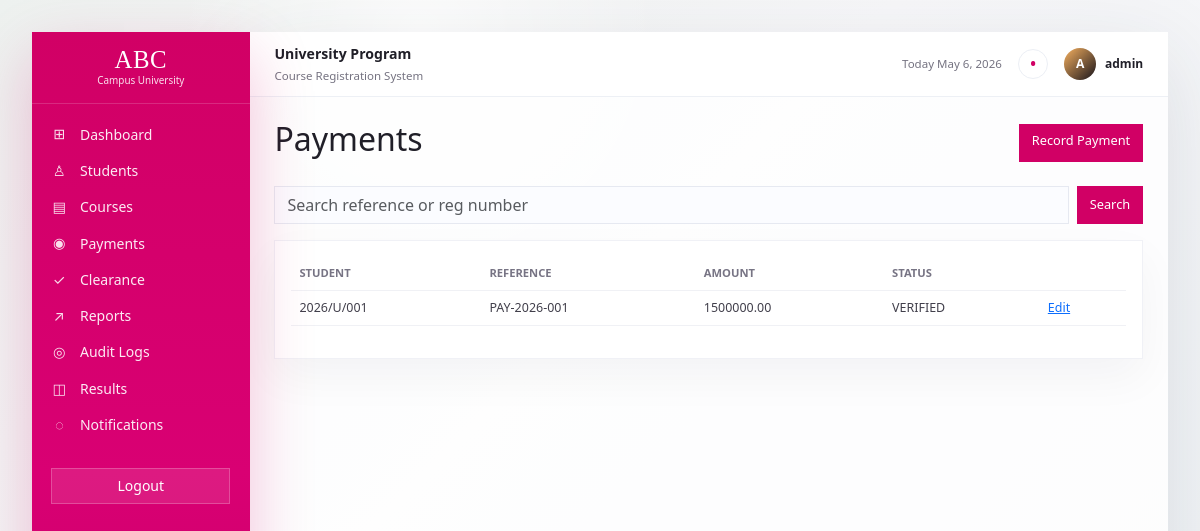
The page /payments/ (signed in) on the database its author committed.
### apps/accounts/models.py (models this page shows, shortened)
class User(AbstractUser):
    class Roles(models.TextChoices):
        ADMIN = "ADMIN", "Admin"
        STAFF = "STAFF", "Staff"
        STUDENT = "STUDENT", "Student"
    role = models.CharField(max_length=20, choices=Roles.choices, default=Roles.STUDENT)
    @property
    def is_staff_role(self):
        return self.role in {self.Roles.ADMIN, self.Roles.STAFF} or self.is_superuser

### apps/payments/models.py (models this page shows, shortened)
class Payment(models.Model):
    class Status(models.TextChoices):
        PENDING = "PENDING", "Pending"
        VERIFIED = "VERIFIED", "Verified"
        REJECTED = "REJECTED", "Rejected"
    student = models.ForeignKey("students.Student", on_delete=models.CASCADE, related_name="payments")
    amount = models.DecimalField(max_digits=12, decimal_places=2)
    reference = models.CharField(max_length=80, unique=True)
    status = models.CharField(max_length=20, choices=Status.choices, default=Status.PENDING)
    verified_by = models.ForeignKey(
        settings.AUTH_USER_MODEL, on_delete=models.SET_NULL, null=True, blank=True, related_name="verified_payments"
    )
    paid_at = models.DateTimeField(default=timezone.now)
    verified_at = models.DateTimeField(null=True, blank=True)
    class Meta:
        ordering = ["-paid_at"]

### apps/students/models.py (models this page shows, shortened)
class Student(models.Model):
    user = models.OneToOneField(settings.AUTH_USER_MODEL, on_delete=models.CASCADE, related_name="student_profile")
    full_name = models.CharField(max_length=150)
    reg_number = models.CharField(max_length=40, unique=True)
    programme = models.CharField(max_length=120)
    year_of_study = models.PositiveSmallIntegerField(default=1)
    is_approved = models.BooleanField(default=True)
    created_at = models.DateTimeField(auto_now_add=True)
    updated_at = models.DateTimeField(auto_now=True)
    class Meta:
        ordering = ["full_name"]

### apps/payments/views.py (the view)
# urls.py: path("", views.payment_list, name="payment_list"),
@staff_required
def payment_list(request):
    query = request.GET.get("q", "")
    payments = Payment.objects.select_related("student", "verified_by")
    if query:
        payments = payments.filter(reference__icontains=query) | payments.filter(student__reg_number__icontains=query)
    page = Paginator(payments.distinct(), 10).get_page(request.GET.get("page"))
    return render(request, "payments/payment_list.html", {"page": page, "query": query})

### templates/payments/payment_list.html (shortened to what this page needs)
{% extends "base.html" %}
{% block content %}
<div class="page-header"><h2>Payments</h2><a class="btn btn-primary" href="{% url 'payment_create' %}">Record Payment</a></div>
<form class="searchbar"><input class="form-control" name="q" value="{{ query }}" placeholder="Search reference or reg number"><button class="btn btn-dark">Search</button></form>
<div class="panel"><table class="table table-hover"><thead><tr><th>Student</th><th>Reference</th><th>Amount</th><th>Status</th><th></th></tr></thead><tbody>{% for payment in page %}<tr><td>{{ payment.student.reg_number }}</td><td>{{ payment.reference }}</td><td>{{ payment.amount }}</td><td>{{ payment.status }}</td><td><a href="{% url 'payment_update' payment.pk %}">Edit</a></td></tr>{% empty %}<tr><td colspan="5">No payments found.</td></tr>{% endfor %}</tbody></table></div>
{% endblock %}

### templates/base.html (shortened to what this page needs)
{% load static %}
<!doctype html>
<html lang="en">
<head>
  <link href="https://cdn.jsdelivr.net/npm/bootstrap@5.3.3/dist/css/bootstrap.min.css" rel="stylesheet">
  <link rel="stylesheet" href="{% static 'css/style.css' %}">
</head>
<body class="{% block body_class %}{% endblock %}">
  <div class="app-shell">
    {% if user.is_authenticated %}
      <aside class="sidebar">
        <div class="sidebar-brand">
          <strong>ABC</strong>
          <span>Campus University</span>
        </div>
        <nav class="sidebar-nav">
        <a href="{% url 'dashboard' %}"><span>⊞</span>Dashboard</a>
        {% if user.is_staff_role or user.is_superuser %}
          <a href="{% url 'student_list' %}"><span>♙</span>Students</a>
          <a href="{% url 'course_list' %}"><span>▤</span>Courses</a>
          <a href="{% url 'payment_list' %}"><span>◉</span>Payments</a>
          <a href="{% url 'clearance_list' %}"><span>✓</span>Clearance</a>
          <a href="{% url 'reports_dashboard' %}"><span>↗</span>Reports</a>
          <a href="{% url 'audit_logs' %}"><span>◎</span>Audit Logs</a>
        {% else %}
          <a href="{% url 'student_portal' %}"><span>♙</span>Student Portal</a>
          <a href="{% url 'register_course' %}"><span>▤</span>Register Courses</a>
          <a href="{% url 'registration_slip' %}"><span>▣</span>Download Slip</a>
        {% endif %}
        <a href="{% url 'result_list' %}"><span>◫</span>Results</a>
        <a href="{% url 'notification_list' %}"><span>◌</span>Notifications</a>
        </nav>
        <form method="post" action="{% url 'logout' %}">
          <button class="sidebar-logout">Logout</button>
        </form>
      </aside>
    {% endif %}
    <main class="content">
      {% if user.is_authenticated %}
        <header class="topbar">
          <div>
            <strong>{% block workspace_title %}University Program{% endblock %}</strong>
            <span>{% block workspace_subtitle %}Course Registration System{% endblock %}</span>
          </div>
          <div class="topbar-actions">
            <span>Today {% now "F j, Y" %}</span>
            <a href="{% url 'notification_list' %}" class="notification-dot">•</a>
            <div class="user-chip">
              <span>{{ user.username|slice:":1"|upper }}</span>
              <strong>{{ user.get_full_name|default:user.username }}</strong>
            </div>
          </div>
        </header>
      {% endif %}
      {% block content %}{% endblock %}
    </main>
  </div>
</body>
</html>

### static/css/style.css (style rules this page uses)
body { background: radial-gradient(circle at 35% 4%, rgba(255, 255, 255, .85), transparent 15rem), linear-gradient(135deg, #edf1ef 0%, #f7f7f9 45%, #eef2f5 100%); color: #201f28; font-size: 14px; }
.app-shell { display: flex; min-height: 100vh; padding: 2rem; }
.sidebar { background: linear-gradient(180deg, #d10065 0%, #d90073 60%, #c70068 100%); color: #fff; flex: 0 0 13.6rem; padding: 0; position: sticky; top: 2rem; height: calc(100vh - 4rem); border-radius: 0; box-shadow: 0 24px 60px rgba(209, 0, 101, .24); overflow-y: auto; }
.sidebar-brand { border-bottom: 1px solid rgba(255, 255, 255, .16); padding: 1rem 1.25rem .95rem; text-align: center; }
.sidebar-brand strong { display: block; font-family: Georgia, serif; font-size: 1.55rem; font-weight: 400; letter-spacing: .02em; line-height: 1; }
.sidebar-brand span { display: block; font-size: .62rem; opacity: .88; }
.sidebar-nav { padding: .75rem 0; }
.sidebar a { align-items: center; color: rgba(255, 255, 255, .92); display: flex; gap: .8rem; min-height: 2.15rem; padding: .46rem 1.2rem; text-decoration: none; transition: background .15s ease, color .15s ease; }
.sidebar a span { align-items: center; display: inline-flex; font-size: .9rem; justify-content: center; opacity: .95; width: 1rem; }
.sidebar-logout { background: rgba(255,255,255,.1); border: 1px solid rgba(255,255,255,.22); color: #fff; margin: .8rem 1.2rem 1.2rem; min-height: 2.25rem; width: calc(100% - 2.4rem); }
.content { flex: 1; background: rgba(255, 255, 255, .84); box-shadow: 0 24px 80px rgba(42, 50, 64, .12); min-height: calc(100vh - 4rem); overflow: hidden; padding: 0; }
.page-header { align-items: center; display: flex; justify-content: space-between; gap: 1rem; margin-bottom: 1.2rem; }
.topbar { align-items: center; background: rgba(255,255,255,.92); border-bottom: 1px solid #edf0f5; display: flex; justify-content: space-between; min-height: 4.05rem; padding: 0 1.55rem; }
.topbar strong { display: block; font-size: .88rem; }
.topbar span { color: #757381; font-size: .72rem; }
.topbar-actions { align-items: center; display: flex; gap: 1rem; }
.notification-dot { align-items: center; background: #fff; border: 1px solid #eceff5; border-radius: 50%; color: #d10065; display: inline-flex; font-size: 1.2rem; height: 1.9rem; justify-content: center; line-height: 1; text-decoration: none; width: 1.9rem; }
.user-chip { align-items: center; display: flex; gap: .55rem; }
.user-chip span { align-items: center; background: linear-gradient(135deg, #f6b05f, #17141b); border-radius: 50%; color: #fff; display: inline-flex; font-size: .76rem; font-weight: 700; height: 2rem; justify-content: center; width: 2rem; }
.user-chip strong { font-size: .75rem; }
.content > .page-header, .content > .row, .content > .panel, .content > .stat-card, .content > form, .content > .student-hero, .content > .analytics-grid, .content > .section-title, .content > .meter-grid, .content > .activity-grid, .content > nav { margin-left: 1.55rem; margin-right: 1.55rem; }
.content > .page-header:first-of-type { margin-top: 1.45rem; }
.panel, .stat-card, .form-card { background: #fff; border: 1px solid #f0f1f6; border-radius: 0; padding: 1rem; box-shadow: 0 18px 45px rgba(34, 34, 52, .045); }
.app-table td, .table td, .table th { border-color: #f0f1f5; color: #413f4b; font-size: .78rem; vertical-align: middle; }
.table thead th { color: #777484; font-size: .7rem; font-weight: 800; text-transform: uppercase; }
.searchbar { display: flex; gap: .5rem; margin-bottom: 1rem; }
.searchbar .form-control, .form-grid input, .form-grid select, .form-grid textarea, .form-card input { background: #fbfcff; border: 1px solid #e6e9f1; border-radius: 0; box-shadow: none; min-height: 2.4rem; }
.btn { border-radius: 0; font-size: .8rem; min-height: 2.35rem; }
.btn-primary, .btn-dark { background: #d10065; border-color: #d10065; }

### rows shown on the page
User: username "A", get_full_name "admin"
Payment: student.reg_number "2026/U/001", reference "PAY-2026-001", amount "1500000.00", status "VERIFIED"
